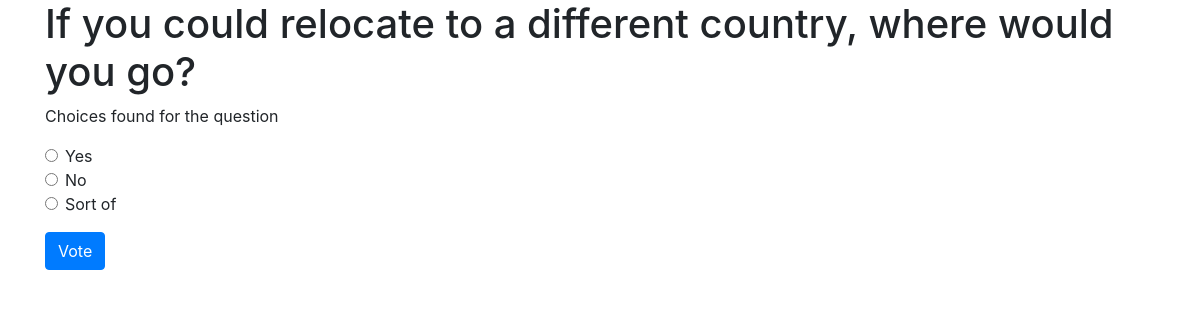
Page /polls/polls/2/ on the committed database.
### polls/models.py (models this page shows, shortened)
class Question(models.Model):
    question_text = models.CharField(max_length=200)
    pub_date = models.DateTimeField('date published')

class Choice(models.Model):
    question = models.ForeignKey(Question, on_delete=models.CASCADE)
    choice_text = models.CharField(max_length=200)
    votes = models.IntegerField(default=0)

### polls/views.py (the view)
# urls.py: re_path(r'^polls/(?P<question_id>[0-9]+)/$', views.detail, name='detail')
def detail(request, question_id):
    question = get_object_or_404(Question, pk=question_id)
    return render(request, 'polls/detail.html', {'question': question})

### polls/templates/polls/detail.html (shortened to what this page needs)
<div class="container">
    <h1>{{question.question_text}}</h1>
    <form action="{% url 'polls:vote' question.id %}" method="post">
        <div class="form-group">
            {% if question.choice_set.all %}
                <p>Choices found for the question</p>
            {% else %}
                <p>No choices found for the question</p>
            {% endif %}
            {% for choice in question.choice_set.all %}
                <div class="form-check">
                    <input class="form-check-input" type="radio" name="choice" id="choice{{ forloop.counter }}" value="{{ choice.id }}" />
                    <label class="form-check-label" for="choice{{ forloop.counter }}">
                        {{ choice.choice_text }}
                    </label>
                </div>
            {% endfor %}
        </div>
        <button type="submit" class="btn btn-primary">Vote</button>
    </form>
</div>
<link rel="stylesheet" href="https://maxcdn.bootstrapcdn.com/bootstrap/4.5.2/css/bootstrap.min.css">

### rows in the picture
Question: question_text "If you could relocate to a different country, where would you go?"
Choice: choice_text "Yes"
Choice: choice_text "No"
Choice: choice_text "Sort of"
